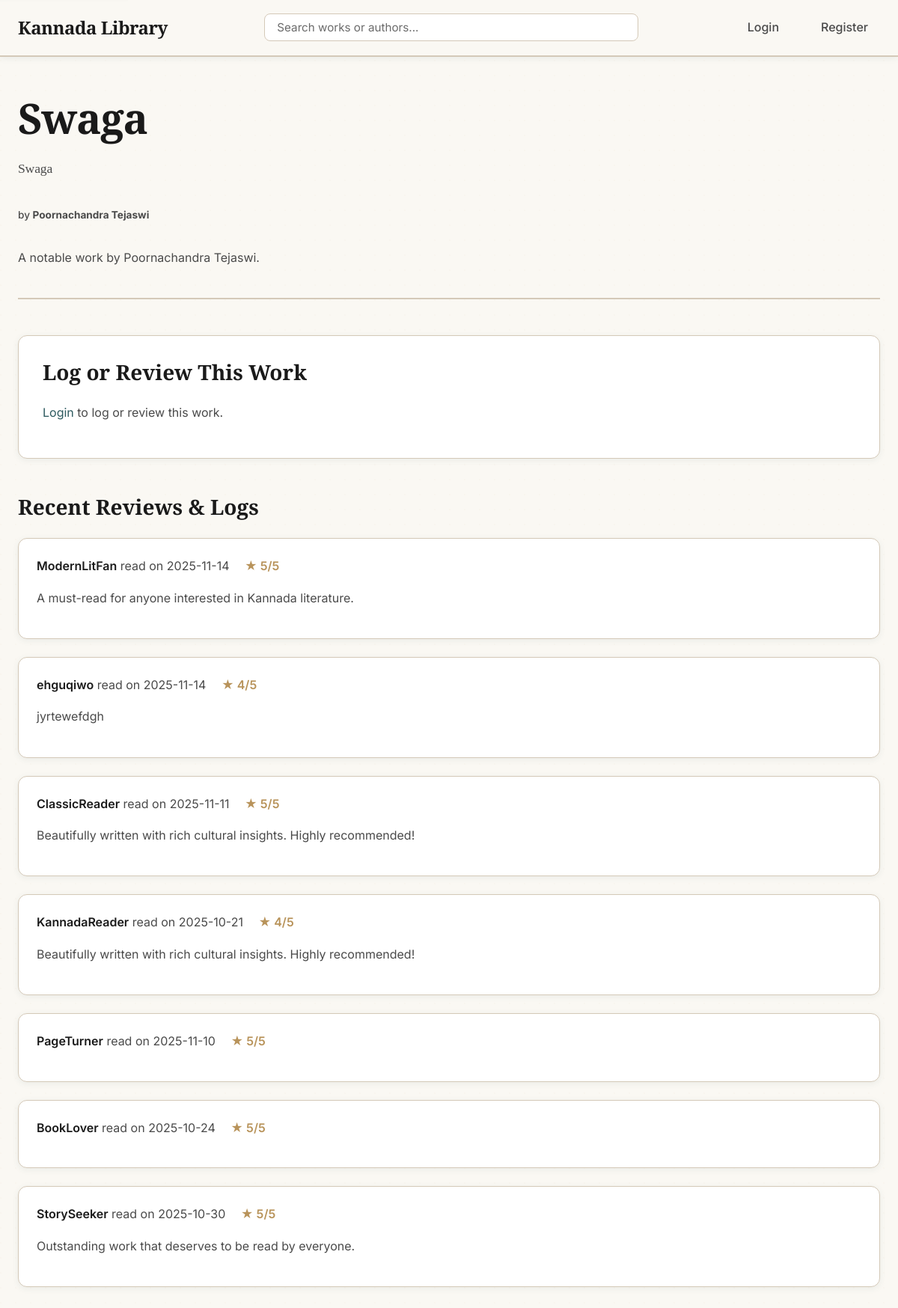
Page /work/20 on the committed database.
### tables this page shows
CREATE TABLE Work (
    work_id INTEGER PRIMARY KEY AUTOINCREMENT,
    author_id INTEGER NOT NULL,
    title_kannada TEXT NOT NULL,
    title_english TEXT NOT NULL,
    synopsis TEXT,
    cover_image_url TEXT, -- e.g., 'kanooru_heggadithi.jpg'
    type TEXT, -- 'Novel', 'Poetry', 'Play'
    FOREIGN KEY (author_id) REFERENCES Author (author_id)
);

CREATE TABLE Author (
    author_id INTEGER PRIMARY KEY AUTOINCREMENT,
    name_kannada TEXT NOT NULL,
    name_english TEXT NOT NULL,
    biography TEXT,
    image_url TEXT, -- e.g., 'kuvempu.jpg'
    era TEXT
);

CREATE TABLE Review (
    review_id INTEGER PRIMARY KEY AUTOINCREMENT,
    user_id INTEGER NOT NULL,
    work_id INTEGER NOT NULL,
    rating INTEGER NOT NULL,  -- Rating from 1 to 5
    review_text TEXT,         -- The written review (can be empty)
    date_read DATE NOT NULL,  -- The "diary date"
    date_logged TIMESTAMP DEFAULT CURRENT_TIMESTAMP,
    FOREIGN KEY (user_id) REFERENCES User (user_id),
    FOREIGN KEY (work_id) REFERENCES Work (work_id)
);

CREATE TABLE User (
    user_id INTEGER PRIMARY KEY AUTOINCREMENT,
    username TEXT NOT NULL UNIQUE,
    email TEXT NOT NULL UNIQUE,
    password_hash TEXT NOT NULL
);

### app.py (the view, shortened to what this page needs)
@app.route('/work/<int:work_id>', methods=['GET', 'POST'])
def work_details(work_id):
    db = get_db()
    work = db.execute('''
        SELECT
            Work.*,
            Author.name_kannada as author_kannada,
            Author.name_english as author_english,
            Author.image_url as author_image_url
        FROM Work
        JOIN Author ON Work.author_id = Author.author_id
        WHERE Work.work_id = ?
    ''', (work_id,)).fetchone()
    if work is None:
        abort(404)
    reviews = db.execute('''
        SELECT Review.*, User.username
        FROM Review
        JOIN User ON Review.user_id = User.user_id
        WHERE Review.work_id = ?
        ORDER BY Review.date_logged DESC
    ''', (work_id,)).fetchall()
    form = ReviewForm()
    user_review = None
    if current_user.is_authenticated:
        user_review = db.execute(
            'SELECT * FROM Review WHERE user_id = ? AND work_id = ?',
            (current_user.id, work_id)
        ).fetchone()
    return render_template('work_details.html', work=work, reviews=reviews, form=form, user_review=user_review)

### app.py
class ReviewForm(FlaskForm):
    rating = IntegerField('Rating (1-5)', validators=[DataRequired(), NumberRange(min=1, max=5)])
    review_text = TextAreaField('Review (Optional)', validators=[Length(max=5000)])
    date_read = DateField('Date Read', format='%Y-%m-%d', default=datetime.date.today, validators=[DataRequired()])
    submit = SubmitField('Log Book')

### app.py (called while the page is built)
def get_db():
    db = getattr(g, '_database', None)
    if db is None:
        db = g._database = sqlite3.connect(DATABASE)
        db.row_factory = sqlite3.Row
    return db

@app.teardown_appcontext
def close_connection(exception):
    db = getattr(g, '_database', None)
    if db is not None:
        db.close()

### templates/work_details.html (shortened to what this page needs)
{% extends "layout.html" %}
{% block content %}
    <div class="work-header">
        <h1>{{ work.title_kannada }}</h1>
        <h2>{{ work.title_english }}</h2>
        <p class="work-author">by <strong>{{ work.author_english }}</strong></p>
        {% if work.synopsis %}
            <p>{{ work.synopsis }}</p>
        {% endif %}
    </div>
    <div class="review-section">
        <h3>Log or Review This Work</h3>
        {% if current_user.is_authenticated %}
            <form method="POST" action="" class="auth-form">
                {{ form.hidden_tag() }}
                <div class="form-group">
                    {{ form.rating.label(class="form-label") }}
                    {{ form.rating(class="form-input", min="1", max="5", placeholder="1-5") }}
                    {% if form.rating.errors %}
                        <ul class="errors">
                            {% for error in form.rating.errors %}
                                <li>{{ error }}</li>
                            {% endfor %}
                        </ul>
                    {% endif %}
                </div>
                <div class="form-group">
                    {{ form.date_read.label(class="form-label") }}
                    {{ form.date_read(class="form-input", type="date") }}
                    {% if form.date_read.errors %}
                        <ul class="errors">
                            {% for error in form.date_read.errors %}
                                <li>{{ error }}</li>
                            {% endfor %}
                        </ul>
                    {% endif %}
                </div>
                <div class="form-group">
                    {{ form.review_text.label(class="form-label") }}
                    {{ form.review_text(class="form-input", rows=5, placeholder="Share your thoughts...") }}
                    {% if form.review_text.errors %}
                        <ul class="errors">
                            {% for error in form.review_text.errors %}
                                <li>{{ error }}</li>
                            {% endfor %}
                        </ul>
                    {% endif %}
                </div>
                <div class="form-group">
                    {{ form.submit(class="btn btn-primary") }}
                </div>
            </form>
        {% else %}
            <p><a href="{{ url_for('login') }}">Login</a> to log or review this work.</p>
        {% endif %}
    </div>
    <div class="reviews-list">
        <h3>Recent Reviews & Logs</h3>
        {% if reviews %}
            {% for review in reviews %}
                <article class="review-card">
                    <p>
                        <strong>{{ review.username }}</strong> read on {{ review.date_read }}
                        <span class="rating">★ {{ review.rating }}/5</span>
                    </p>
                    {% if review.review_text %}
                        <p class="review-text">{{ review.review_text }}</p>
                    {% endif %}
                </article>
            {% endfor %}
        {% else %}
            <p>No one has logged this work yet.</p>
        {% endif %}
    </div>
{% endblock %}

### static/style.css (style rules this page uses)
:root { --bg-primary: #faf8f3; --bg-secondary: #f5f2eb; --bg-tertiary: #f0ede5; --bg-card: #ffffff; --bg-hover: #f8f6f0; --text-primary: #1a1a1a; --text-secondary: #4a4a4a; --text-muted: #6b6b6b; --accent-primary: #2d5a5f; --accent-secondary: #3d6b7a; --accent-tertiary: #4a7c8a; --accent-hover: #1f4a4f; --highlight: #d4a574; --highlight-light: #e8c9a0; --highlight-dark: #b8935a; --border-color: #d4c9b8; --shadow-sm: 0 2px 8px rgba(45, 90, 95, 0.08); --shadow-md: 0 4px 16px rgba(45, 90, 95, 0.12); --shadow-lg: 0 8px 32px rgba(45, 90, 95, 0.15); --shadow-glow: 0 0 20px rgba(212, 165, 116, 0.2); --spacing-xs: 0.5rem; --spacing-sm: 1rem; --spacing-md: 1.5rem; --spacing-lg: 2rem; --spacing-xl: 3rem; --spacing-2xl: 4rem; --font-primary: 'Inter', -apple-system, BlinkMacSystemFont, 'Segoe UI', sans-serif; --font-display: 'Playfair Display', Georgia, serif; --transition-fast: 150ms ease; --transition-base: 250ms ease; --transition-slow: 350ms ease; --radius-sm: 4px; --radius-md: 8px; --radius-lg: 12px; --radius-xl: 16px; }
* { margin: 0; padding: 0; box-sizing: border-box; }
html { font-size: 16px; scroll-behavior: smooth; color-scheme: light; overflow-y: scroll; scrollbar-width: none; -ms-overflow-style: none; }
body { font-family: var(--font-primary); background-color: var(--bg-primary) !important; background-image: radial-gradient(circle at 1px 1px, rgba(212, 165, 116, 0.03) 1px, transparent 0); background-size: 20px 20px; color: var(--text-primary) !important; line-height: 1.6; -webkit-font-smoothing: antialiased; -moz-osx-font-smoothing: grayscale; min-height: 100vh; }
h1, h2, h3, h4, h5, h6 { font-family: var(--font-display); font-weight: 700; line-height: 1.2; color: var(--text-primary); margin-bottom: var(--spacing-md); }
h1 { font-size: clamp(2rem, 5vw, 3.5rem); letter-spacing: -0.02em; }
h2 { font-size: clamp(1.5rem, 4vw, 2.5rem); letter-spacing: -0.01em; }
h3 { font-size: clamp(1.25rem, 3vw, 1.75rem); }
p { margin-bottom: var(--spacing-sm); color: var(--text-secondary); }
a { color: var(--accent-primary); text-decoration: none; transition: color var(--transition-fast); }
.film-year, .work-author { font-size: 0.85rem; color: var(--text-secondary); margin-top: auto; font-weight: 500; }
.main-header, .work-header, .profile-header, .author-header { margin-bottom: var(--spacing-xl); padding-bottom: var(--spacing-md); border-bottom: 2px solid var(--border-color); }
.main-header h1, .work-header h1, .profile-header h1, .author-header h1 { margin-bottom: var(--spacing-xs); }
.work-header h2, .author-header .author-era { color: var(--text-secondary); font-size: 1.1rem; font-weight: 400; margin-bottom: var(--spacing-md); }
.work-header { display: flex; flex-direction: column; gap: var(--spacing-sm); }
.work-header p { color: var(--text-secondary); line-height: 1.7; max-width: 800px; }
.review-section { background-color: var(--bg-card); padding: var(--spacing-lg); border-radius: var(--radius-lg); margin-bottom: var(--spacing-xl); border: 1px solid var(--border-color); box-shadow: var(--shadow-sm); }
.review-section h3 { margin-bottom: var(--spacing-md); color: var(--text-primary); }
.reviews-list, .profile-reviews-list { margin-top: var(--spacing-xl); }
.reviews-list h3, .profile-reviews-list h3 { margin-bottom: var(--spacing-md); }
.review-card { background-color: var(--bg-card); padding: var(--spacing-md); border-radius: var(--radius-lg); margin-bottom: var(--spacing-md); border: 1px solid var(--border-color); transition: all var(--transition-base); box-shadow: var(--shadow-sm); }
.review-card strong { color: var(--text-primary); font-weight: 600; }
.review-card .rating { color: var(--highlight-dark); font-weight: 600; margin-left: var(--spacing-sm); }
.review-text { margin-top: var(--spacing-sm); color: var(--text-secondary); line-height: 1.7; }

### templates/layout.html (style rules this page uses)
html { color-scheme: light !important; }
body { background-color: #faf8f3 !important; color: #1a1a1a !important; }

### rows in the picture
Work: title_kannada "Swaga", title_english "Swaga", synopsis "A notable work by Poornachandra Tejaswi."
Author: author_english "Poornachandra Tejaswi"
Review: username "ModernLitFan", date_read "2025-11-14", rating "5", review_text "A must-read for anyone interested in Kannada literature."
Review: username "ehguqiwo", date_read "2025-11-14", rating "4", review_text "jyrtewefdgh"
Review: username "ClassicReader", date_read "2025-11-11", rating "5", review_text "Beautifully written with rich cultural insights. Highly recommended!"
Review: username "KannadaReader", date_read "2025-10-21", rating "4", review_text "Beautifully written with rich cultural insights. Highly recommended!"
Review: username "PageTurner", date_read "2025-11-10", rating "5"
Review: username "BookLover", date_read "2025-10-24", rating "5"
Review: username "StorySeeker", date_read "2025-10-30", rating "5", review_text "Outstanding work that deserves to be read by everyone."
